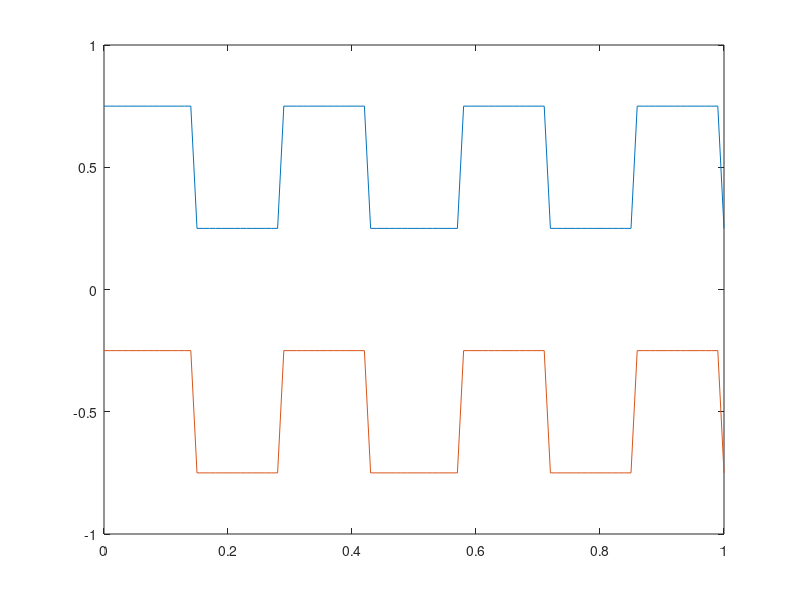

MATLAB code to generate this figure:
%% Script to ilustrate delta/sigma button gain

close all;
clear all;

t = 0:0.01:1;

aw = 0.25*square(2*pi*3.5*t)+0.5;

cw = 0.25*square(2*pi*3.5*t)-0.5;


plot(t,aw,t,cw)
% axis([-1 1 -1 1])